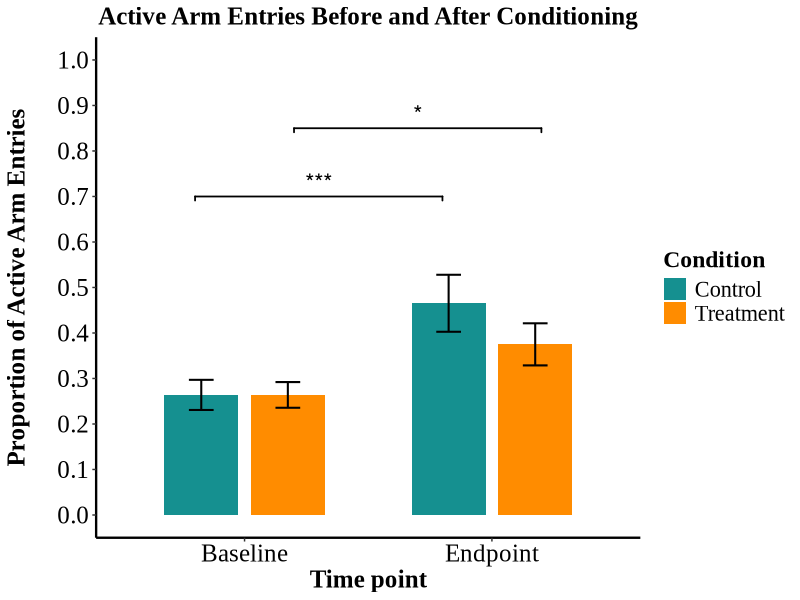
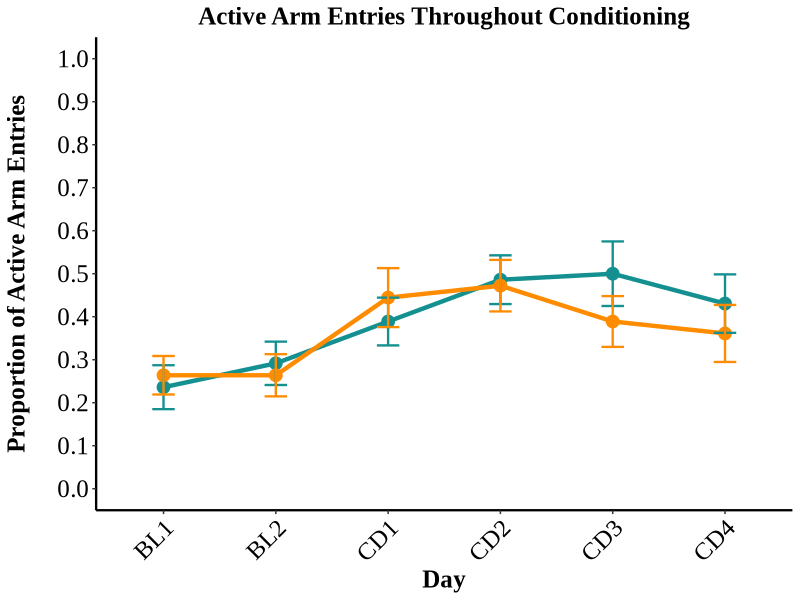
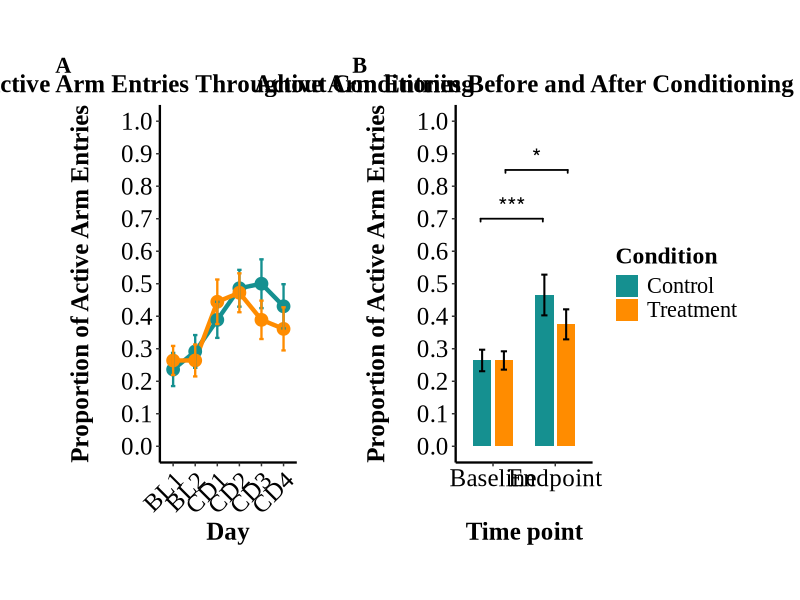
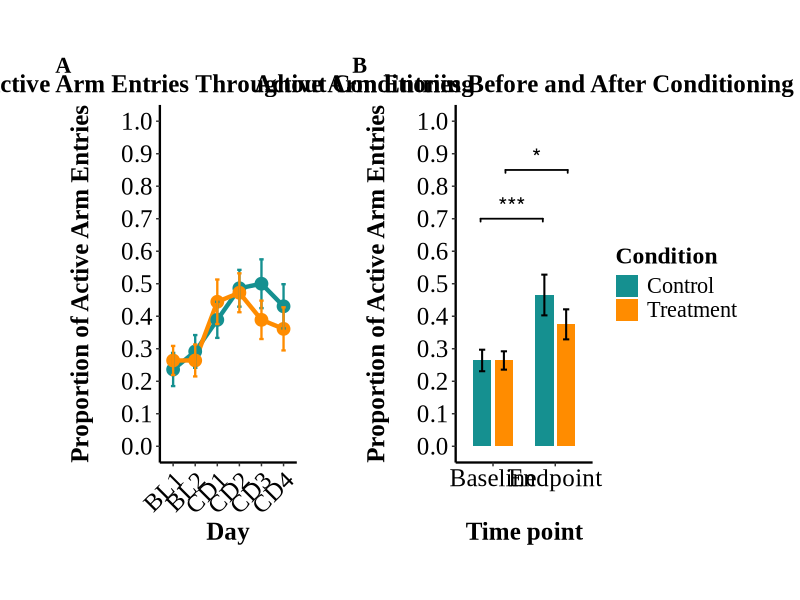

Source code (R) for these figures, in order:
library(readr)
library(dplyr)
library(tidyverse)
library(ggsignif)
library(lme4)
library(emmeans)
library(grid)
library(gridExtra)
library(car)
library(ggplot2)
library(readxl)
library(patchwork)

# read in the data
Exp8_full_data <- read_excel("Datasets/Experiment_8_Full_Data.xlsx")


#Creating theme for plots

# Updated theme for regeneration and reinstatement plots
consistant_theme <- function() {
  theme_classic() +
    theme(
      text = element_text(family = "Times New Roman", size = 20),
      axis.title = element_text(size = 18, face = "bold"),
      axis.title.y = element_text(margin = margin(r = 20)),
      axis.text = element_text(size = 18, color = "black"),
      legend.position = "right", # Updated to place legend on right side
      legend.title = element_text(size = 17, face = "bold"),
      legend.text = element_text(size = 16),
      axis.line = element_line(color = "black", linewidth = 0.8),
      panel.grid = element_blank(),
      panel.background = element_rect(fill = "white"),
      panel.border = element_blank(),
      plot.title = element_text(hjust = 0.5, size = 18, face = "bold"),
      # Add facet theming to match the figure
      strip.background = element_rect(fill = "white"),
      strip.text = element_text(size = 14, face = "bold", color = "black")
    )
}

#Restructure data for baseline/endpoint comparison

Exp8_data_long <- Exp8_full_data %>% mutate(across(ends_with("_arm_entries"),
                                               ~as.numeric(as.character(.)))) %>%
  pivot_longer(
    cols = c(baseline_active_arm_entries, endpoint_active_arm_entries),
    names_to = "Time",
    values_to = "ActiveCount"
  ) %>%
  mutate(
    Time = factor(Time,
                  levels = c("baseline_active_arm_entries", "endpoint_active_arm_entries"),
                  labels = c("Baseline", "Endpoint")),
    Subject = factor(Subject),
    Condition = factor(Condition),
    ActiveCount = if_else(!is.na(ActiveCount),
                          as.integer(ActiveCount),
                          NA_integer_)
  ) %>%
  mutate(
    TotalTrials = 6,
    InactiveCount = if_else(!is.na(ActiveCount),
                            TotalTrials - ActiveCount,
                            NA_integer_),
    ActiveArmProportion = if_else(!is.na(ActiveCount),
                                  ActiveCount/ TotalTrials,
                                  NA_real_)
  ) %>% 
  filter(is.na(ActiveCount) | ActiveCount <= TotalTrials)
  

# statistical analysis of baseline vs endpoint

#set contrasts
contrasts(Exp8_data_long$Time) <- contr.sum
contrasts(Exp8_data_long$Condition) <- contr.sum

#baseline vs endpoint model
learning_model <- glmer(cbind(ActiveCount, InactiveCount) ~ Condition * Time + (1|Subject),
                        data = Exp8_data_long,
                        family = "binomial",
                        na.action = na.omit)

summary(learning_model)

#get overall effects for learning model

learning_model_output <- car::Anova(learning_model, type = "III")
print(learning_model_output)


# getting estimated means and comparisons for within and between groups
#Within-group comparisons
conditioning_within_groups_comparisons <- emmeans(learning_model,
                                                  pairwise ~ Time | Condition,
                                                  adjust = "bonferroni",
                                                  type = "response")

#between-group comparisons
conditioning_between_groups_comparisons <- emmeans(learning_model,
                                                   pairwise ~ Condition | Time,
                                                   adjust = "bonferroni",
                                                   type = "response")

#printing comparisons
print(summary(conditioning_within_groups_comparisons$emmeans))
print(summary(conditioning_within_groups_comparisons$contrasts))
print(summary(conditioning_between_groups_comparisons$emmeans))
print(summary(conditioning_between_groups_comparisons$contrasts))


#=================================
#apa formatted results
#================================

format_p_value <- function(p) {
  if (p <.001) {
    return ("< .001")
  }  else {
      return(paste0("= ", gsub("0\\.", ". ", round(p, 3))))
    }
}


#Formatting results for glmm analysis
format_conditioning_results <- function(model, anova_output) {
  Exp8_model_summary <- summary(learning_model)
  Exp8_anova_df <- as.data.frame(anova_output)
  
  formatted_results <- data.frame(
    effect = rownames(Exp8_anova_df),
    chisq = Exp8_anova_df$Chisq,
    df = Exp8_anova_df$Df,
    p.value = Exp8_anova_df$`Pr(>Chisq)`,
    apa_results = paste0(
      "χ²(", Exp8_anova_df$Df, ") = ", round(Exp8_anova_df$Chisq, 3),
      ", *p* ", sapply(Exp8_anova_df$`Pr(>Chisq)`, format_p_value) 
    )
  )
  return(formatted_results)
  }

#Format within-group emmeans comparisons

format_within_group_comparisons <- function(emmeans_object) {
  # Extract contrasts
  contrasts_df <- as.data.frame(emmeans_object$contrasts)
  
  # Extract condition more reliably, or set explicit condition labels
  # Make sure they're in the correct order based on your graph
  condition_labels <- c("Control", "Treatment")  # Assuming this order matches your data
  condition_index <- 1:length(contrasts_df$contrast)
  
  # Create formatted results dataframe with INVERTED odds ratios
  formatted_results <- data.frame(
    contrast = contrasts_df$contrast,
    condition = condition_labels[condition_index],
    # Invert the odds ratio
    odds_ratio = 1/contrasts_df$odds.ratio,  # This inverts baseline→endpoint to endpoint→baseline
    p.value = contrasts_df$p.value,
    apa_result = paste0(
      "*OR* = ", round(1/contrasts_df$odds.ratio, 2),  # Invert odds ratio
      ", *z* = ", round(-contrasts_df$z.ratio, 2),   # Flip sign of z-ratio
      ", *p* ", sapply(contrasts_df$p.value, format_p_value)
    )
  )
  
  return(formatted_results)
}

#format estimated means for my manuscript

format_estimated_means <- function(emmeans_object) {
  exp8_means_df <- as.data.frame(emmeans_object$emmeans)
  
  formatted_results <- data.frame(
    group = rownames(exp8_means_df),
    condition = exp8_means_df$Condition,
    time = exp8_means_df$Time,
    probablity = exp8_means_df$prob,
    se = exp8_means_df$SE,
    lcl = exp8_means_df$asymp.LCL,
    ucl = exp8_means_df$asymp.UCL,
    apa_results = paste0(
      "*M* = ", round(exp8_means_df$prob, 2),
      ", *SE* = ", round(exp8_means_df$SE, 2),
      ", 95% CI [", round(exp8_means_df$asymp.LCL, 2), ", ", round(exp8_means_df$asymp.UCL, 2), "]"
    )
  )
  return(formatted_results)
}


# Format emmeans pairwise comparisons for between-group effects
# Format emmeans pairwise comparisons for between-group effects
format_between_group_comparisons <- function(emmeans_object) {
  # Extract contrasts
  contrasts_df <- as.data.frame(emmeans_object$contrasts)
  
  # Use explicit time point labels
  time_labels <- c("Baseline", "Endpoint")
  time_index <- 1:length(contrasts_df$contrast)
  
  # Create formatted results dataframe
  formatted_results <- data.frame(
    contrast = contrasts_df$contrast,
    time_point = time_labels[time_index],  # Use explicit labels
    odds_ratio = contrasts_df$odds.ratio,
    p.value = contrasts_df$p.value,
    apa_result = paste0(
      "*OR* = ", round(contrasts_df$odds.ratio, 2),
      ", *z* = ", round(contrasts_df$z.ratio, 2),
      ", *p* ", sapply(contrasts_df$p.value, format_p_value)
    )
  )
  
  return(formatted_results)
}

# Formating coefficients from our comparison model

format_model_coefficients <- function(model) {
  coef_table <- as.data.frame(summary(model)$coefficients)
  
  formatted_results <- data.frame(
    term = rownames(coef_table),
    estimate = coef_table$Estimate,
    se = coef_table$`Std. Error`,
    z_value = coef_table$`z value`,
    p.value = coef_table$`Pr(>|z|)`,
    apa_result = paste0(
      "β = ", round(coef_table$Estimate, 2),
      ", *SE* = ", round(coef_table$`Std. Error`, 2),
      ", *z* = ", round(coef_table$`z value`, 2),
      ", *p* = ", sapply(coef_table$`Pr(>|z|)`, format_p_value)
    )
  )
  
  return(formatted_results)
}


#primary function for inline code

format_all_glmm_results <- function(model, anova_output, within_comparisons, between_comparisons) {
  results <- list()
  
  results$anova <- format_conditioning_results(model, anova_output)
  results$coefficients <- format_model_coefficients(model)
  results$within_comparisons <- format_within_group_comparisons(within_comparisons)
  results$between_comparisons <- format_between_group_comparisons(between_comparisons)
  results$estimated_means <- format_estimated_means(within_comparisons)
  
  return(results)
  
}

# Helper function to make retrieving results easier for inline code
get_result <- function(results, type, filter_value = NULL, filter_col = NULL, 
                       condition = NULL, time = NULL) {
  
  # Handle main effects and interactions (anova)
  if (type == "anova") {
    # Get specific effect (Condition, Time, or Condition:Time)
    if (!is.null(filter_value)) {
      return(results$anova$apa_result[results$anova$effect == filter_value])
    } else {
      # Return all effects as a named vector
      effects <- results$anova$apa_result
      names(effects) <- results$anova$effect
      return(effects)
    }
  }
  
  # Handle within-group comparisons
  if (type == "within") {
    # If condition specified, filter by it
    if (!is.null(condition)) {
      # Direct match with condition label
      match_idx <- which(results$within_comparisons$condition == condition)
      
      if (length(match_idx) > 0) {
        return(results$within_comparisons$apa_result[match_idx[1]])
      } else {
        return(paste0("(no match found for condition '", condition, "')"))
      }
    } else {
      # Return all as named vector
      comps <- results$within_comparisons$apa_result
      names(comps) <- results$within_comparisons$condition
      return(comps)
    }
  }
  
  # Handle between-group comparisons
  if (type == "between") {
    # If time specified, filter by it
    if (!is.null(time)) {
      # Direct match with time label
      match_idx <- which(results$between_comparisons$time_point == time)
      
      if (length(match_idx) > 0) {
        return(results$between_comparisons$apa_result[match_idx[1]])
      } else {
        return(paste0("(no match found for time '", time, "')"))
      }
    } else {
      # Return all as named vector
      comps <- results$between_comparisons$apa_result
      names(comps) <- results$between_comparisons$time_point
      return(comps)
    }
  }
  
  # Handle estimated means
  if (type == "means") {
    # Filter by condition and/or time if specified
    if (!is.null(condition) && !is.null(time)) {
      return(results$estimated_means$apa_result[
        results$estimated_means$condition == condition & 
          results$estimated_means$time == time])
    } else if (!is.null(condition)) {
      return(results$estimated_means$apa_result[
        results$estimated_means$condition == condition])
    } else if (!is.null(time)) {
      return(results$estimated_means$apa_result[
        results$estimated_means$time == time])
    } else {
      # Return all as named vector
      means <- results$estimated_means$apa_result
      names(means) <- paste0(results$estimated_means$condition, " - ", 
                             results$estimated_means$time)
      return(means)
    }
  }
  
  # Handle model coefficients
  if (type == "coef") {
    if (!is.null(filter_value)) {
      return(results$coefficients$apa_result[
        results$coefficients$term == filter_value])
    } else {
      # Return all as named vector
      coefs <- results$coefficients$apa_result
      names(coefs) <- results$coefficients$term
      return(coefs)
    }
  }
  
  # Return informative message if no match
  return("(function type not recognized)")
}

# Apply the formatting to your existing analysis
glmm_results <- format_all_glmm_results(
  learning_model,
  learning_model_output,
  conditioning_within_groups_comparisons,
  conditioning_between_groups_comparisons
)




####################################################################
#Plotting baseline to endpoint comparison
####################################################################
Exp8_Baseline_endpoint_comparison <- Exp8_data_long %>%
  group_by(Condition, Time) %>%
  summarise(
    mean_proportion = mean(ActiveArmProportion, na.rm = TRUE),
    se = sd(ActiveArmProportion, na.rm = TRUE) / sqrt(n()),
    .groups = "drop"
  ) %>% 
  ggplot(aes(x = Time, y = mean_proportion, fill = Condition))+
  geom_bar(stat = "identity", position = position_dodge(0.7), width = 0.6) +
  geom_errorbar(aes(ymin = mean_proportion - se, ymax = mean_proportion + se),
                position = position_dodge(0.7), width = 0.2, linewidth = 0.7) +
  geom_signif( #for treatment group
    annotations = "*",
    xmin = 1.2, xmax = 2.2,
    y_position = 0.85,
    color = "black",
    size = 0.6,
    textsize = 6 ) +
  geom_signif( #  for control group
    annotations = "***",
    xmin = 0.8, xmax = 1.8,
    y_position = 0.7,
    color = "black",
    size = 0.6,
    textsize = 6 ) +
  scale_fill_manual(values = c("Treatment" = "#FF8C00", "Control" = "#159090")) +
  labs( 
    title = "Active Arm Entries Before and After Conditioning",
    y = "Proportion of Active Arm Entries",
    x = "Time point",
    fill = "Condition") +
  scale_y_continuous(
    limits = c(0, 1),
    breaks = (seq(0, 1, 0.1)
    )) +
  consistant_theme()




print(Exp8_Baseline_endpoint_comparison)


#=================================================================
# PART 2: LEARNING ACROSS CONDITIONING DAYS
#=================================================================

Exp8_data_long_days <- Exp8_full_data %>%
  select(Subject, Condition,
         Baseline_day1,
         Baseline_day2,
         Conditioning_day1,
         Conditioning_day2,
         Conditioning_day3, 
         Conditioning_day4) %>%
  pivot_longer(
    cols = c(Baseline_day1:Conditioning_day4),
    names_to = "TimePoint",
    values_to = "ActiveArmChoices"
  ) %>%
  mutate(
    TImePoint = factor(TimePoint,
                       levels = c("Baseline_day1", "Baseline_day2", 
                                  "Conditioning_day1", "Conditioning_day2", 
                                  "Conditioning_day3", "Conditioning_day4")),
    Subject = factor(Subject),
    Condition = factor(Condition),
    Proportion = ActiveArmChoices / 3
  )

#reshaping data for plotting

Exp8_conditioning_plot <- Exp8_data_long_days %>%
  group_by(Condition, TimePoint) %>%
  summarise(
    mean_proportion = mean(Proportion, na.rm = TRUE),
    se = sd(Proportion, na.rm = TRUE) / sqrt(n()),
    .groups = "drop"
  ) %>%
  ggplot(aes(x = TimePoint, y = mean_proportion, color = Condition, group = Condition)) +
  geom_line(linewidth = 1.5)+
  geom_point(size = 4) +
  geom_errorbar(aes(ymin = mean_proportion - se, ymax = mean_proportion + se),
                width = 0.2, linewidth = 0.8) +
  scale_color_manual(values = c("Treatment" = "#FF8C00", "Control" = "#159090")) +
  # Add this scale_x_discrete function to rename the x-axis labels
  scale_x_discrete(
    labels = c(
      "Baseline_day1" = "BL1", 
      "Baseline_day2" = "BL2", 
      "Conditioning_day1" = "CD1", 
      "Conditioning_day2" = "CD2", 
      "Conditioning_day3" = "CD3", 
      "Conditioning_day4" = "CD4"
    )
  ) +
  labs(
    title = "Active Arm Entries Throughout Conditioning",
    y = "Proportion of Active Arm Entries",
    x = "Day"
  ) +
  scale_y_continuous(
    limits = c(0, 1),
    breaks = seq(0, 1, 0.1)
  ) +
  consistant_theme() +
  theme(
    axis.text.x = element_text(angle = 45, hjust = 1),
    legend.position = "none")

print(Exp8_conditioning_plot)

#=================================================================
# PART 3: Combinig figures for presentation
#=================================================================

Exp8_combined_figure <- Exp8_conditioning_plot / Exp8_Baseline_endpoint_comparison +
  plot_layout(
    widths = c(1, 1), 
    guides = "collect",
    ncol = 2) +
  plot_annotation(tag_levels = "A") &
  theme(
    plot.tag = element_text(face = "bold", size = 16, family = "Times New Roman"),
    plot.margin = margin(t = 20, r = 20, b = 20, l = 20),
  ) 

print(Exp8_combined_figure)

ggsave("Figures/Exp8_combined_figure.png", Exp8_combined_figure, 
       width = 14, 
       height = 7, 
       dpi = 300)

#=================================================================
# PART 4: Descriptives
#=================================================================

Exp8_prefered_arm_count <- Exp8_full_data %>% count(Prefered_arm)

Exp8_active_arm_count <- Exp8_full_data %>% count(`Active arm`)

Exp8_left_active_arm_count = Exp8_active_arm_count %>% filter(`Active arm` == "L") %>% pull(n)

Exp8_right_active_arm_count = Exp8_active_arm_count %>% filter(`Active arm` == "R") %>% pull(n)

print(Exp8_left_active_arm_count)
print(Exp8_right_active_arm_count)
